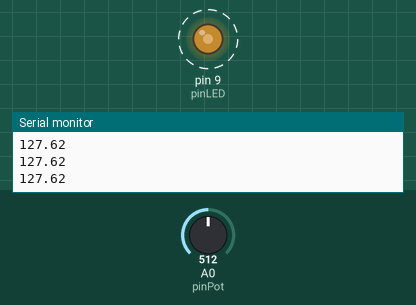
Simulated run of this sketch. Board: Arduino Uno, built with avr-gcc and run on an emulated ATmega328P. Shown: output pins drawn as LEDs (lit = HIGH), the last lines printed to the serial monitor. Dashed ring = blinking. The test bench sets the inputs (shaded band); at power-on: A0 (pinPot) = 512.

Above: at 1.08 s.
1.3 s: A0 (pinPot) set to 122
At 1.58 s:
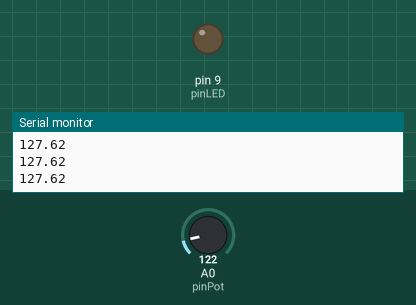
4.3 s: A0 (pinPot) set to 716
At 4.75 s:
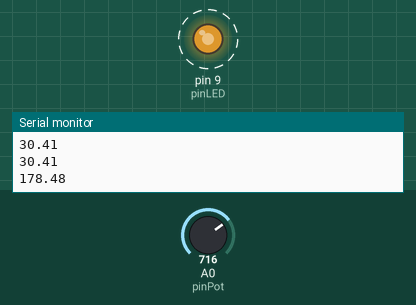
7.3 s: A0 (pinPot) set to 900
At 7.63 s:
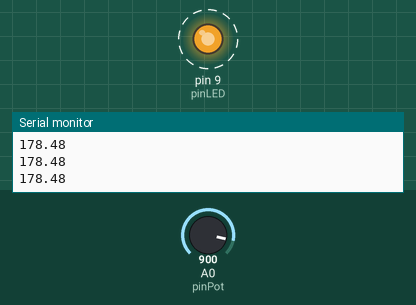
Timing chart, 0 to 16.3 s (numbered marks = the images above; inputs shaded):
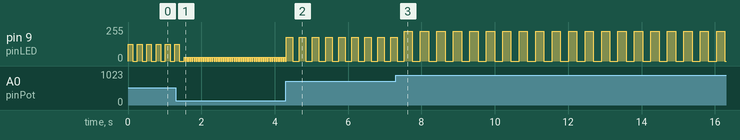

Measured:
- after the input at 4.3 s, pin 9 (pinLED): alternates 178/255 for 0.18 s and 0/255 for 0.18 s, starting at once
- after the input at 7.3 s, pin 9 (pinLED): alternates 224/255 for 0.22 s and 0/255 for 0.22 s, starting after 0.22 s
- by itself, pin 9 (pinLED): repeats every 0.06 s: 30/255 0.03 s, 0/255 0.03 s

The sketch:

HomeworkDay11.ino
```cpp
int pinLED = 9; //the one that powers the led
int pinPot = A0;  //will read oltage from here
float readValue; //here the voltage of the pot
float writeValue;  //this will be writen to the led

void setup() {
  Serial.begin(9600);
  pinMode(pinLED, OUTPUT);  //will power it up
  pinMode(pinPot, INPUT); //will receive stuff

}

void loop() {
  readValue = analogRead(pinPot); //read value from potentiometer
  writeValue = (255. /1023. ) * readValue; //calculate the value that will be written to the led

  analogWrite(pinLED, writeValue);  //writes the value to the led
  delay(writeValue);
  analogWrite(pinLED, LOW);// turns the pin off
  delay(writeValue);

  Serial.println(writeValue);

}
```
